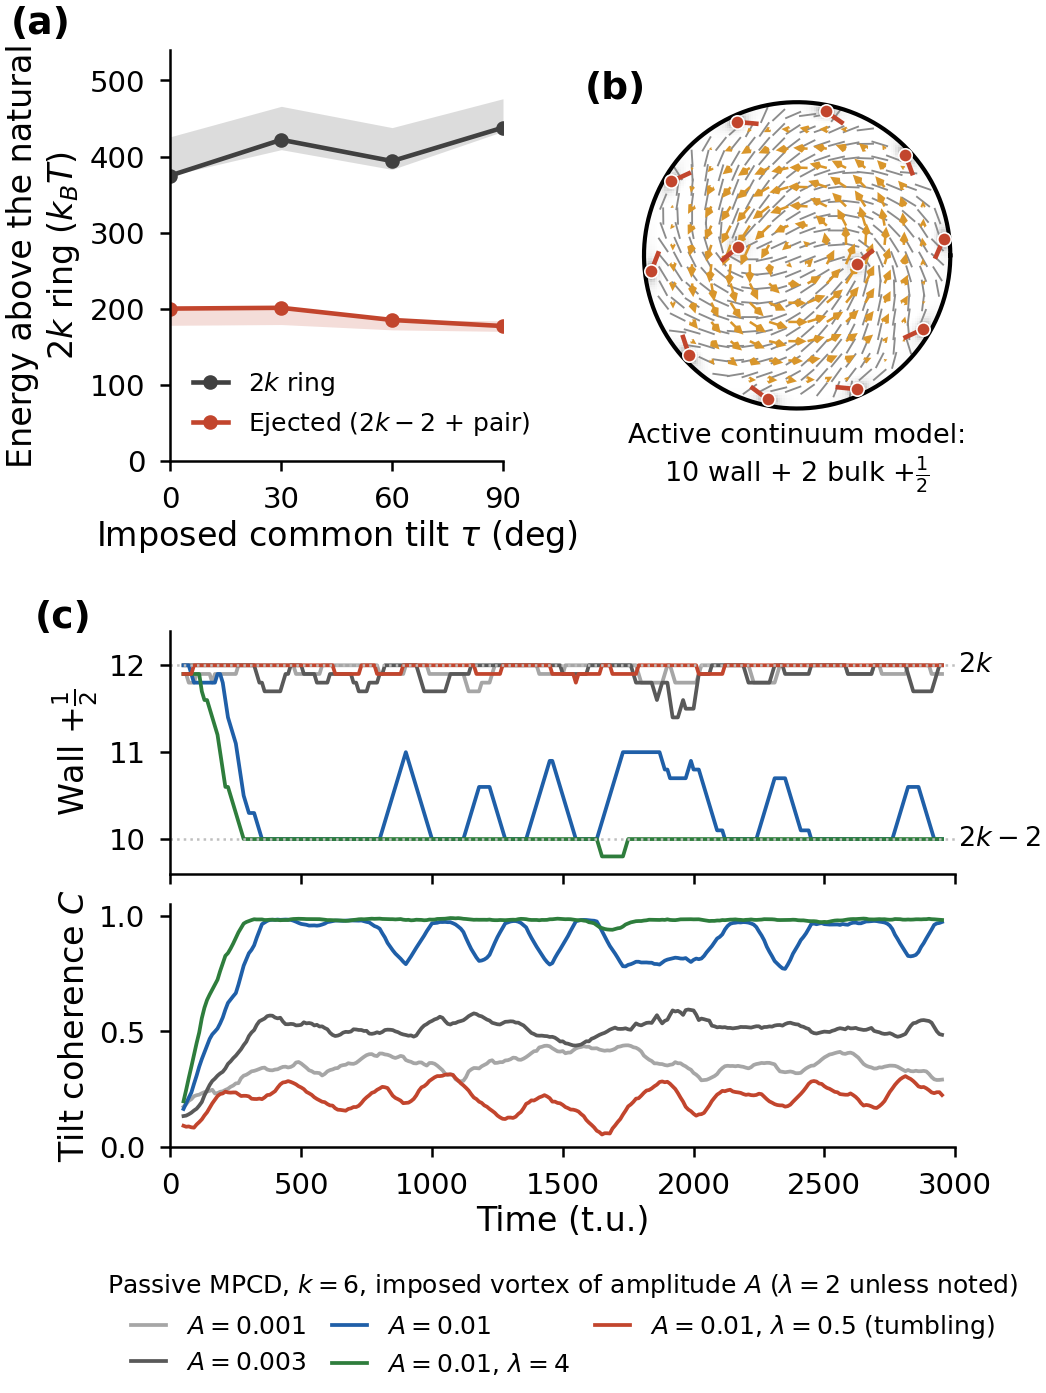

Write the Python code that produced this figure.
#!/usr/bin/env python3
"""PRL Fig. 2 (mechanism): flow-induced ejection. Single column. Run: figs/run.sh fig2_mechanism.py
(a) Elastic energy (k = 6) above the 2k ring with its natural, winding tilts, when every wall defect is forced to a common tilt tau: the 2k ring itself
    ("ring frustration") and the ejected structure (2k-2 ring + bulk pair; = frustration + E_B - E_A). Source master/theory/ejection/ejection_energetics.txt;
    line = anisotropic K1/K3 = 1.82, core 1.5; band = both elasticities and cores 1.5/2.5. At tau = 0 the ejected value is the ejection cost without flow.
(c) Passive MPCD cavity (k = 6) under an imposed vortex of amplitude A: wall +1/2 count and tilt coherence C vs time (runs/swirl_threshold, swirl_tumble;
    same reduction as theory_report/make_figs.py: wall = within 4 cells, every 5th frame, 10-point running mean).
(b) Active continuum Q-tensor model with backflow (no imposed flow; zeta 0.3, lambda 2, k 6), final state from the passive 12-ring
    (master/theory/shear_tilt/state2_active_lam2.0_z0.3_A0.0.npz): order S, director, flow, defects (shear_tilt.defects)."""
import os, sys, json, re
import numpy as np
from scipy.spatial import cKDTree
from prlstyle import plt, COL, RED, BLUE, GREEN, GREY, DARK, ROOT, label, save
sys.path.insert(0, ROOT + "/runs/cavity"); sys.path.insert(0, ROOT + "/reports/master/theory/shear_tilt")
from edge_criteria import read_with_angle  # noqa
from wall_fourier import wall_polyline  # noqa
import shear_tilt as ST  # noqa

# ---------- (a) data ----------
def parse_ts():
    out = {}
    for line in open(ROOT + "/reports/master/theory/ejection/tilted_structures.txt"):
        if "Delta E = E_B - E_A =" not in line: continue
        kind = "aniso" if line.startswith("anisotropic") else "one"; s = float(line.split("s =")[1].split("R")[0])
        seg = line.split("Delta E = E_B - E_A =")[1].split("kBT")[0].split()
        out[(kind, s)] = np.array([[float(v) for v in p.split(":")] for p in seg])
    return out

TAUS = np.array([0, 30, 60, 90])
def parse_ej(k):
    """ejection_energetics.txt: per (elasticity, core) the frustration of the 2k ring forced to a common tilt tau (relative to its natural tilts) and
    E_B - E_A; the ejected structure relative to the natural ring = frustration + (E_B - E_A)."""
    out = {}
    for line in open(ROOT + "/reports/master/theory/ejection/ejection_energetics.txt"):
        m = re.match(r"k=(\d+) (\S+)\s+core ([\d.]+):", line)
        if not m or int(m.group(1)) != k: continue
        fr = [float(x) for x in re.findall(r"ring frustration ([+-]\d+)", line)]; ba = [float(x) for x in re.findall(r"B-A ([+-]\d+)", line)]
        out[(m.group(2), float(m.group(3)))] = dict(ring=np.array(fr), eject=np.array(fr) + np.array(ba))
    return out

# ---------- (b) data ----------
def series(run):
    J = json.load(open(run + "/input.json")); bc = J["BC"][0]; Q = bc["Q"]
    if "aInv" not in bc: bc["aInv"] = [1, 1, 1]
    W, s, P = wall_polyline(bc); tree = cKDTree(W); Wc = W[:, 0] + 1j * W[:, 1]; Tn = np.roll(Wc, -1) - np.roll(Wc, 1); Nn = -1j * Tn / np.abs(Tn)
    t, fr = read_with_angle(run, np.array(Q[:2], float), 0.0); T, NW, CO = [], [], []
    for i in range(0, len(t), 5):
        f = fr[i]
        if not len(f): continue
        d, j = tree.query(f[:, :2]); w = (d < 4) & (f[:, 2] > 0)
        T.append(t[i]); NW.append(w.sum()); CO.append(abs(np.mean(np.exp(1j * (f[w, 3] - np.angle(Nn[j[w]]))))) if w.any() else np.nan)
    sm = lambda a: np.convolve(np.nan_to_num(a), np.ones(10) / 10, mode="same")
    return np.array(T)[5:-5], sm(np.array(NW, float))[5:-5], sm(np.array(CO, float))[5:-5]

RUNS = [("swirl_threshold/passive_A0.001_s1", "$A=0.001$", "0.65", "-"), ("swirl_threshold/passive_A0.003_s2", "$A=0.003$", "0.35", "-"),
        ("swirl_threshold/passive_A0.01_s2", "$A=0.01$", BLUE, "-"), ("swirl_tumble/passive_lam4.0_A0.01", "$A=0.01$, $\\lambda=4$", GREEN, "-"),
        ("swirl_tumble/passive_lam0.5_A0.01", "$A=0.01$, $\\lambda=0.5$ (tumbling)", RED, "-")]

if __name__ == "__main__":
    fig = plt.figure(figsize=(COL, 4.75))
    gs = fig.add_gridspec(4, 2, height_ratios=[1.35, 0.36, 0.8, 0.8], width_ratios=[1.0, 0.95], hspace=0.12, wspace=0.42)
    # (a) energies relative to the 2k ring with its natural (winding) tilts, k = 6
    ax = fig.add_subplot(gs[0, 0]); D = parse_ej(6)
    for key, col, lab in (("ring", DARK, "$2k$ ring"), ("eject", RED, "Ejected ($2k-2$ + pair)")):
        A = np.array([D[v][key] for v in D]); ref = D[("anisotropic", 1.5)][key]
        ax.fill_between(TAUS, A.min(0), A.max(0), color=col, alpha=0.18, lw=0)
        ax.plot(TAUS, ref, "-o", color=col, ms=2.5, label=lab)
    ax.set_xlim(0, 90); ax.set_xticks([0, 30, 60, 90]); ax.set_ylim(0, 540); ax.set_yticks([0, 100, 200, 300, 400, 500])
    ax.set_xlabel(r"Imposed common tilt $\tau$ (deg)", labelpad=1); ax.set_ylabel("Energy above the natural\n$2k$ ring ($k_BT$)", labelpad=2)
    ax.legend(loc="lower left", bbox_to_anchor=(0.0, 0.0), fontsize=6, handlelength=1.4); label(ax, "a", x=-0.3)
    # (c)
    ac = fig.add_subplot(gs[0, 1]); Z = np.load(ROOT + "/reports/master/theory/shear_tilt/state2_active_lam2.0_z0.3_A0.0.npz")
    q1, q2, vx, vy = Z["q1"], Z["q2"], Z["vx"], Z["vy"]; X, Y, R, inside = ST.X, ST.Y, ST.R, ST.inside
    S = np.where(inside, 2 * np.hypot(q1, q2), np.nan); th = 0.5 * np.arctan2(q2, q1)
    ac.pcolormesh(X, Y, S, cmap="Greys_r", vmin=0, vmax=ST.S0, shading="nearest", rasterized=True)
    st = 6; m = inside[::st, ::st] & (np.hypot(X, Y)[::st, ::st] < R - 1.5); L = 1.6
    xs, ys, tt = X[::st, ::st][m], Y[::st, ::st][m], th[::st, ::st][m]
    ac.plot(np.c_[xs - L * np.cos(tt), xs + L * np.cos(tt)].T, np.c_[ys - L * np.sin(tt), ys + L * np.sin(tt)].T, color="0.55", lw=0.45)
    sv = 8; mv = inside[::sv, ::sv] & (np.hypot(X, Y)[::sv, ::sv] < R - 3)
    ac.quiver(X[::sv, ::sv][mv], Y[::sv, ::sv][mv], vx[::sv, ::sv][mv], vy[::sv, ::sv][mv], color="#d9962b", scale=9, width=0.008, headwidth=3.5, headlength=3.5, zorder=3)
    ph = np.linspace(0, 2 * np.pi, 300); ac.plot(R * np.cos(ph), R * np.sin(ph), color="k", lw=1)
    nw = nb = 0
    for px, py, q, ang in ST.defects(q1, q2):
        if q > 0:
            ac.plot(px, py, "o", color=RED, ms=3.2, mec="w", mew=0.4, zorder=5); ac.plot([px, px - 4 * np.cos(ang)], [py, py - 4 * np.sin(ang)], color=RED, lw=1.1, zorder=4)
            nw += np.hypot(px, py) > R - 6; nb += np.hypot(px, py) <= R - 6
        elif q < 0: ac.plot(px, py, "^", color=BLUE, ms=3.2, zorder=5)
    ac.set_aspect("equal"); ac.axis("off"); ac.set_xlim(-R - 1, R + 1); ac.set_ylim(-R - 1, R + 1)
    ac.text(0, -R - 3, f"Active continuum model:\n{nw} wall + {nb} bulk $+\\frac{{1}}{{2}}$", ha="center", va="top", fontsize=6.5); label(ac, "b", x=0.02, y=0.97)
    print("continuum snapshot: wall", nw, "bulk", nb)
    # (b)
    a1 = fig.add_subplot(gs[2, :]); a2 = fig.add_subplot(gs[3, :], sharex=a1)
    for rel, lab, col, ls in RUNS:
        run = os.path.join(ROOT, "runs", rel); T, NW, CO = series(run)
        a1.plot(T, NW, ls, color=col, lw=0.9, label=lab); a2.plot(T, CO, ls, color=col, lw=0.9)
    for v in (10, 12): a1.axhline(v, color="0.75", ls=":", lw=0.6)
    a1.set_yticks([10, 11, 12]); a1.set_ylim(9.6, 12.4); a1.set_ylabel("Wall $+\\frac{1}{2}$", labelpad=2)
    a1.text(3010, 12, "$2k$", fontsize=6.5, va="center"); a1.text(3010, 10, "$2k-2$", fontsize=6.5, va="center")
    plt.setp(a1.get_xticklabels(), visible=False); a2.set_ylim(0, 1.05); a2.set_ylabel("Tilt coherence $C$", labelpad=2); a2.set_xlabel("Time (t.u.)", labelpad=1)
    a1.set_xlim(0, 3000)
    h, l = a1.get_legend_handles_labels()
    a2.legend(h, l, loc="upper center", bbox_to_anchor=(0.5, -0.42), ncol=3, fontsize=6, columnspacing=1.0, handlelength=1.4,
              title="Passive MPCD, $k=6$, imposed vortex of amplitude $A$ ($\\lambda=2$ unless noted)", title_fontsize=6)
    label(a1, "c", x=-0.1, y=0.98)
    save(fig, "fig2_mechanism")
